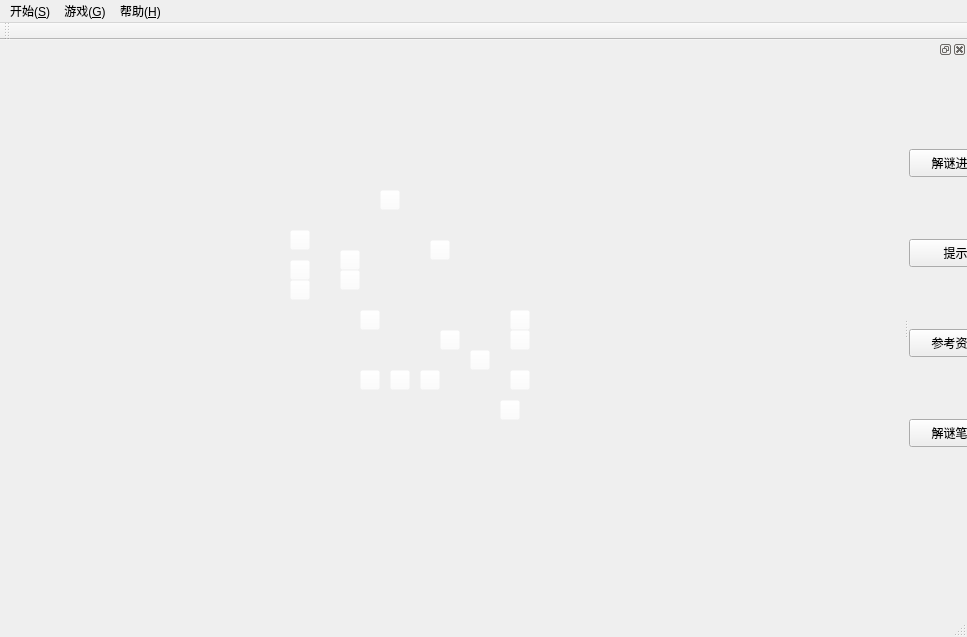
<?xml version="1.0" encoding="UTF-8"?>
<ui version="4.0">
 <class>MyMainWindow</class>
 <widget class="QMainWindow" name="MyMainWindow">
  <property name="geometry">
   <rect>
    <x>0</x>
    <y>0</y>
    <width>967</width>
    <height>637</height>
   </rect>
  </property>
  <property name="windowTitle">
   <string>MyMainWindow</string>
  </property>
  <widget class="QWidget" name="centralWidget">
   <widget class="QPushButton" name="pekinguniveastgate">
    <property name="geometry">
     <rect>
      <x>290</x>
      <y>190</y>
      <width>20</width>
      <height>20</height>
     </rect>
    </property>
    <property name="styleSheet">
     <string notr="true">background-color: rgba(255, 255, 255, 0);</string>
    </property>
    <property name="text">
     <string/>
    </property>
   </widget>
   <widget class="QPushButton" name="xidan">
    <property name="geometry">
     <rect>
      <x>390</x>
      <y>330</y>
      <width>20</width>
      <height>20</height>
     </rect>
    </property>
    <property name="styleSheet">
     <string notr="true">background-color: rgba(255, 255, 255, 0);</string>
    </property>
    <property name="text">
     <string/>
    </property>
   </widget>
   <widget class="QPushButton" name="fuxingmen">
    <property name="geometry">
     <rect>
      <x>360</x>
      <y>330</y>
      <width>20</width>
      <height>20</height>
     </rect>
    </property>
    <property name="styleSheet">
     <string notr="true">background-color: rgba(255, 255, 255, 0);</string>
    </property>
    <property name="text">
     <string/>
    </property>
   </widget>
   <widget class="QPushButton" name="dongsishitiao">
    <property name="geometry">
     <rect>
      <x>510</x>
      <y>290</y>
      <width>20</width>
      <height>20</height>
     </rect>
    </property>
    <property name="styleSheet">
     <string notr="true">background-color: rgba(255, 255, 255, 0);</string>
    </property>
    <property name="text">
     <string/>
    </property>
   </widget>
   <widget class="QPushButton" name="beijingrailwaystation">
    <property name="geometry">
     <rect>
      <x>500</x>
      <y>360</y>
      <width>20</width>
      <height>20</height>
     </rect>
    </property>
    <property name="styleSheet">
     <string notr="true">background-color: rgba(255, 255, 255, 0);</string>
    </property>
    <property name="text">
     <string/>
    </property>
   </widget>
   <widget class="QPushButton" name="tiananmenxi">
    <property name="geometry">
     <rect>
      <x>420</x>
      <y>330</y>
      <width>20</width>
      <height>20</height>
     </rect>
    </property>
    <property name="styleSheet">
     <string notr="true">background-color: rgba(255, 255, 255, 0);</string>
    </property>
    <property name="text">
     <string/>
    </property>
   </widget>
   <widget class="QPushButton" name="nanluoguxiang">
    <property name="geometry">
     <rect>
      <x>440</x>
      <y>290</y>
      <width>20</width>
      <height>20</height>
     </rect>
    </property>
    <property name="styleSheet">
     <string notr="true">background-color: rgba(255, 255, 255, 0);</string>
    </property>
    <property name="text">
     <string/>
    </property>
   </widget>
   <widget class="QPushButton" name="haidianhuangzhuang">
    <property name="geometry">
     <rect>
      <x>290</x>
      <y>240</y>
      <width>20</width>
      <height>20</height>
     </rect>
    </property>
    <property name="styleSheet">
     <string notr="true">background-color: rgba(255, 255, 255, 0);</string>
    </property>
    <property name="text">
     <string/>
    </property>
   </widget>
   <widget class="QPushButton" name="zhongguancun">
    <property name="geometry">
     <rect>
      <x>290</x>
      <y>220</y>
      <width>20</width>
      <height>20</height>
     </rect>
    </property>
    <property name="styleSheet">
     <string notr="true">background-color: rgba(255, 255, 255, 0);</string>
    </property>
    <property name="text">
     <string/>
    </property>
   </widget>
   <widget class="QPushButton" name="wudaokou">
    <property name="geometry">
     <rect>
      <x>340</x>
      <y>210</y>
      <width>20</width>
      <height>20</height>
     </rect>
    </property>
    <property name="styleSheet">
     <string notr="true">background-color: rgba(255, 255, 255, 0);</string>
    </property>
    <property name="text">
     <string/>
    </property>
   </widget>
   <widget class="QPushButton" name="huilongguan">
    <property name="geometry">
     <rect>
      <x>380</x>
      <y>150</y>
      <width>20</width>
      <height>20</height>
     </rect>
    </property>
    <property name="styleSheet">
     <string notr="true">background-color: rgba(255, 255, 255, 0);</string>
    </property>
    <property name="text">
     <string/>
    </property>
   </widget>
   <widget class="QPushButton" name="jianguomen">
    <property name="geometry">
     <rect>
      <x>510</x>
      <y>330</y>
      <width>20</width>
      <height>20</height>
     </rect>
    </property>
    <property name="styleSheet">
     <string notr="true">background-color: rgba(255, 255, 255, 0);</string>
    </property>
    <property name="text">
     <string/>
    </property>
   </widget>
   <widget class="QPushButton" name="dongzhimen">
    <property name="geometry">
     <rect>
      <x>510</x>
      <y>270</y>
      <width>20</width>
      <height>20</height>
     </rect>
    </property>
    <property name="styleSheet">
     <string notr="true">background-color: rgba(255, 255, 255, 0);</string>
    </property>
    <property name="text">
     <string/>
    </property>
   </widget>
   <widget class="QPushButton" name="dongsi">
    <property name="geometry">
     <rect>
      <x>470</x>
      <y>310</y>
      <width>20</width>
      <height>20</height>
     </rect>
    </property>
    <property name="styleSheet">
     <string notr="true">background-color: rgba(255, 255, 255, 0);</string>
    </property>
    <property name="text">
     <string/>
    </property>
   </widget>
   <widget class="QPushButton" name="xizhimen">
    <property name="geometry">
     <rect>
      <x>360</x>
      <y>270</y>
      <width>20</width>
      <height>20</height>
     </rect>
    </property>
    <property name="styleSheet">
     <string notr="true">background-color: rgba(255, 255, 255, 0);</string>
    </property>
    <property name="text">
     <string/>
    </property>
   </widget>
   <widget class="QPushButton" name="forestpark">
    <property name="geometry">
     <rect>
      <x>430</x>
      <y>200</y>
      <width>20</width>
      <height>20</height>
     </rect>
    </property>
    <property name="styleSheet">
     <string notr="true">background-color: rgba(255, 255, 255, 0);</string>
    </property>
    <property name="text">
     <string/>
    </property>
   </widget>
   <widget class="QPushButton" name="zhichunlu">
    <property name="geometry">
     <rect>
      <x>340</x>
      <y>230</y>
      <width>20</width>
      <height>20</height>
     </rect>
    </property>
    <property name="styleSheet">
     <string notr="true">background-color: rgba(255, 255, 255, 0);</string>
    </property>
    <property name="text">
     <string/>
    </property>
   </widget>
   <zorder>zhongguancun</zorder>
   <zorder>wudaokou</zorder>
   <zorder>fuxingmen</zorder>
   <zorder>zhichunlu</zorder>
   <zorder>dongsishitiao</zorder>
   <zorder>nanluoguxiang</zorder>
   <zorder>haidianhuangzhuang</zorder>
   <zorder>forestpark</zorder>
   <zorder>jianguomen</zorder>
   <zorder>tiananmenxi</zorder>
   <zorder>huilongguan</zorder>
   <zorder>xizhimen</zorder>
   <zorder>dongzhimen</zorder>
   <zorder>pekinguniveastgate</zorder>
   <zorder>xidan</zorder>
   <zorder>dongsi</zorder>
   <zorder>beijingrailwaystation</zorder>
  </widget>
  <widget class="QMenuBar" name="menuBar">
   <property name="geometry">
    <rect>
     <x>0</x>
     <y>0</y>
     <width>967</width>
     <height>26</height>
    </rect>
   </property>
   <widget class="QMenu" name="menu_S">
    <property name="title">
     <string>开始(&amp;S)</string>
    </property>
    <addaction name="actionnew_game"/>
   </widget>
   <widget class="QMenu" name="menu_G">
    <property name="title">
     <string>游戏(&amp;G)</string>
    </property>
    <addaction name="actionsequence_record"/>
   </widget>
   <widget class="QMenu" name="menu_H">
    <property name="title">
     <string>帮助(&amp;H)</string>
    </property>
    <addaction name="actionintroduction"/>
   </widget>
   <addaction name="menu_S"/>
   <addaction name="menu_G"/>
   <addaction name="menu_H"/>
  </widget>
  <widget class="QToolBar" name="mainToolBar">
   <attribute name="toolBarArea">
    <enum>TopToolBarArea</enum>
   </attribute>
   <attribute name="toolBarBreak">
    <bool>false</bool>
   </attribute>
  </widget>
  <widget class="QStatusBar" name="statusBar"/>
  <widget class="QDockWidget" name="dockWidget_2">
   <attribute name="dockWidgetArea">
    <number>2</number>
   </attribute>
   <widget class="QWidget" name="dockWidgetContents_2">
    <widget class="QPushButton" name="pushButton_7">
     <property name="geometry">
      <rect>
       <x>0</x>
       <y>270</y>
       <width>93</width>
       <height>28</height>
      </rect>
     </property>
     <property name="text">
      <string>参考资料</string>
     </property>
    </widget>
    <widget class="QPushButton" name="pushButton_8">
     <property name="geometry">
      <rect>
       <x>0</x>
       <y>360</y>
       <width>93</width>
       <height>28</height>
      </rect>
     </property>
     <property name="text">
      <string>解谜笔记</string>
     </property>
    </widget>
    <widget class="QPushButton" name="pushButton">
     <property name="geometry">
      <rect>
       <x>0</x>
       <y>180</y>
       <width>93</width>
       <height>28</height>
      </rect>
     </property>
     <property name="text">
      <string>提示</string>
     </property>
    </widget>
    <widget class="QPushButton" name="pushButton_2">
     <property name="geometry">
      <rect>
       <x>0</x>
       <y>90</y>
       <width>93</width>
       <height>28</height>
      </rect>
     </property>
     <property name="text">
      <string>解谜进度</string>
     </property>
    </widget>
   </widget>
  </widget>
  <action name="actionsequence_record">
   <property name="checkable">
    <bool>true</bool>
   </property>
   <property name="text">
    <string>sequence record</string>
   </property>
  </action>
  <action name="actiontip">
   <property name="text">
    <string>tip</string>
   </property>
  </action>
  <action name="actionintroduction">
   <property name="text">
    <string>introduction</string>
   </property>
  </action>
  <action name="actionnew_game">
   <property name="text">
    <string>new game</string>
   </property>
  </action>
 </widget>
 <layoutdefault spacing="6" margin="11"/>
 <resources/>
 <connections/>
</ui>
